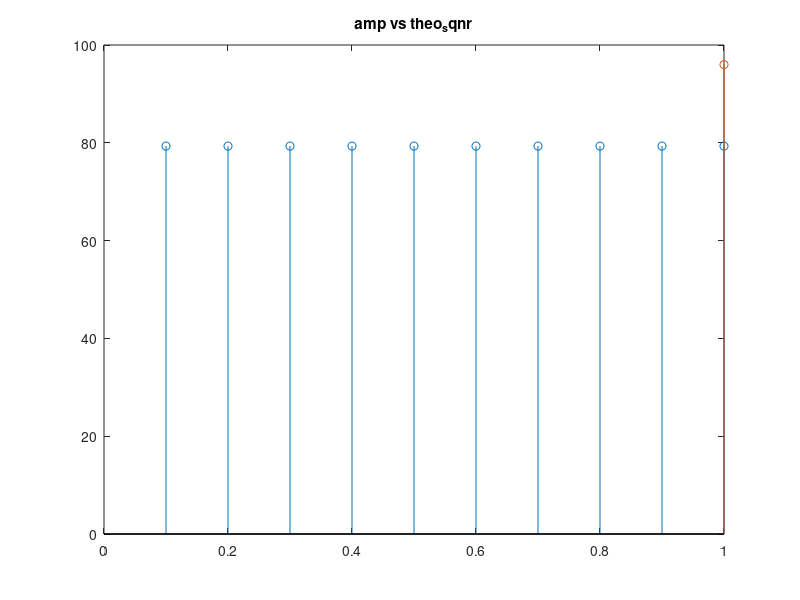

Write the MATLAB code that produced this figure.
clc;
clear all;
close all;

A = 0.1:0.1:1;
L = 8;
f = 3000;
fs = 1e5;
n = 0:1:4*(fs/f);
sqnr = zeros(1,length(A));

for i=1:length(A)
    x = A(i) * sin(2*pi*f*n*(1/fs));
    step = (max(x) - min(x))/L;
    qlevel = (min(x) + (step/2)) : (step) : (max(x) - (step/2));
    sigp = ((x-min(x))/step) + 1/2;
    qindex = round(sigp);
    qindex = min(qindex,L);
    Xq = qlevel(qindex);
    nq = mean((x-Xq).^2);
    noise_power = 0.5*(A(i).^2);
    signal_power = nq;
    sqnr(i) = noise_power/nq;
end

%subplot(2,1,1);
stem(A,sqnr);
hold on;
title('amp vs sqnr');

b=3;
%subplot(2,1,2);
th_sqnr = 1.5 * (2^(2*b));
stem(th_sqnr);
title('amp vs theo_sqnr');